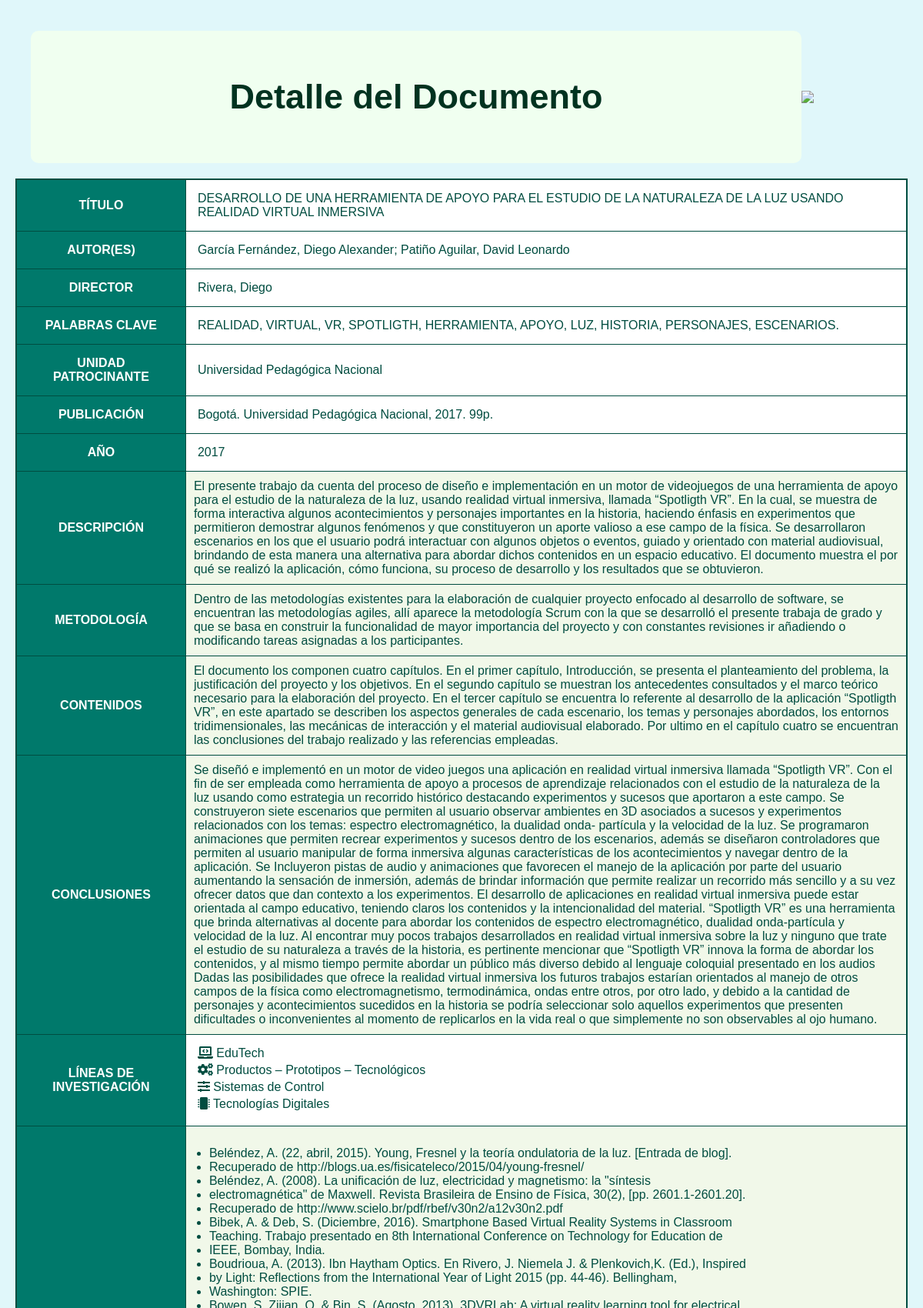
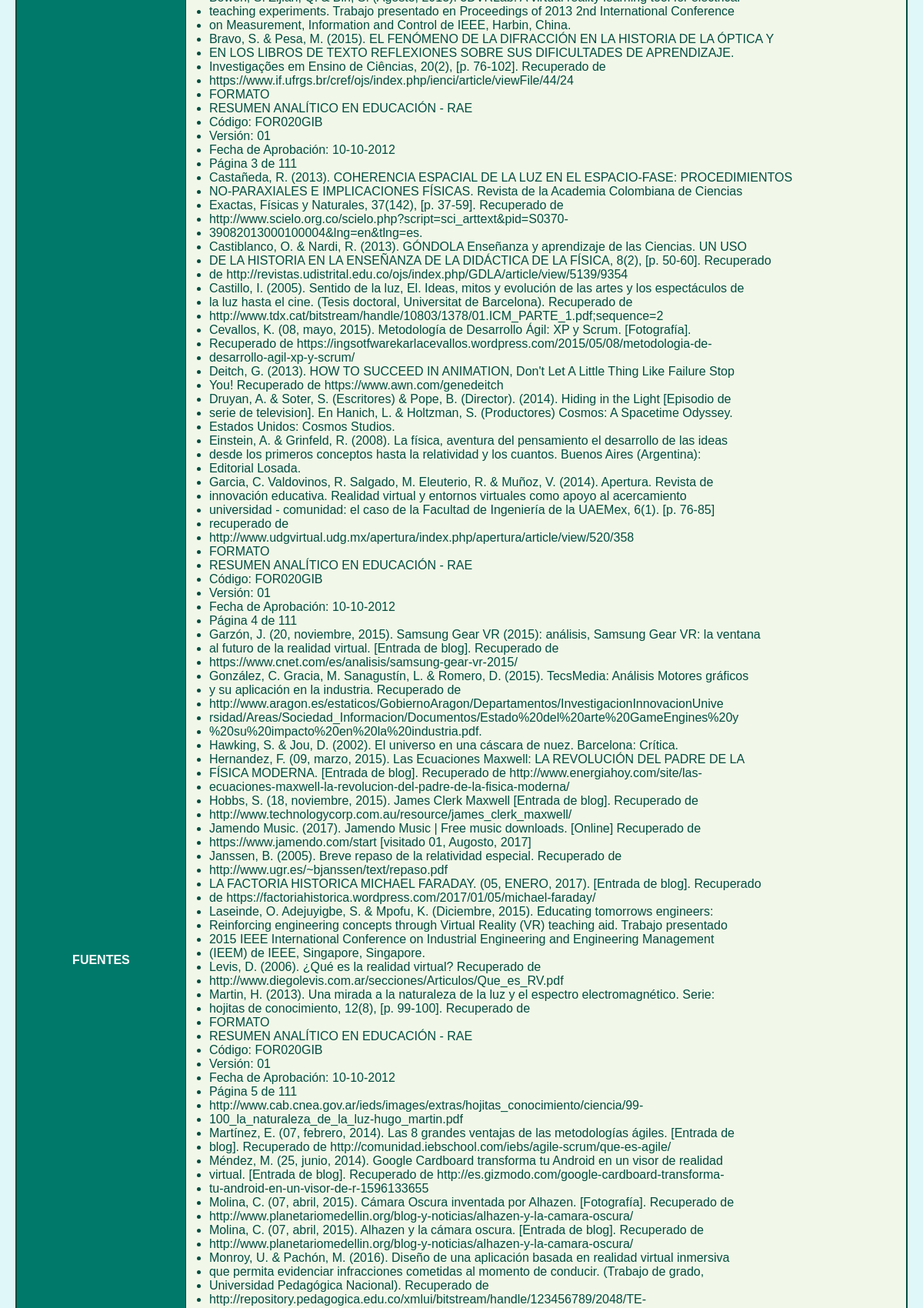
Page /documento/detalle/156/ (signed in, upper part) on the committed database (2 pictures, top to bottom).
### repositorio/models.py (models this page shows, shortened)
class Documento(models.Model):
    CATEGORIAS = [
        ('electronica', 'Electrónica'),
        ('diseno', 'Diseño Tecnológico'),
        ('tecnologia', 'Tecnología'),
    ]
    titulo = models.CharField(max_length=255, blank=True, null=True)
    autor = models.CharField(max_length=255, blank=True, null=True)
    director = models.CharField(max_length=255, blank=True, null=True)
    palabras_clave = models.CharField(max_length=255, blank=True, null=True)
    unidad_patrocinante = models.CharField(max_length=255, blank=True, null=True)
    publicacion = models.CharField(max_length=255, blank=True, null=True)
    descripcion = models.TextField(blank=True, null=True)
    metodologia = models.TextField(blank=True, null=True)
    contenidos = models.TextField(blank=True, null=True)
    conclusiones = models.TextField(blank=True, null=True)
    fuentes = models.TextField(blank=True, null=True)
    enlace = models.URLField(blank=True, null=True)
    archivo = models.FileField(upload_to='documentos/', max_length=255, blank=True, null=True)
    año = models.CharField(max_length=4, blank=True, null=True)
    categoria = models.CharField(max_length=50, choices=CATEGORIAS, default='electronica')
    lineas_investigacion = models.ManyToManyField(LineaInvestigacion, blank=True)

class LineaInvestigacion(models.Model):
    nombre = models.CharField(max_length=100)

### repositorio/views.py (the view)
# urls.py: path('documento/detalle/<int:pk>/', DocumentoDetailView.as_view(), name='documento_detalle'),
class DocumentoDetailView(DetailView):
    model = Documento
    template_name = 'documento_detalle.html'

### repositorio/templates/documento_detalle.html (shortened to what this page needs)
{% extends 'base.html' %}
{% load static %}
{% block content %}
<link rel="stylesheet" href="https://cdnjs.cloudflare.com/ajax/libs/font-awesome/5.15.4/css/all.min.css">
<div class="header">
  <h1 class="titulo-marca-agua">Detalle del Documento</h1>
  <img src="https://www.upn.edu.co/wp-content/uploads/2023/07/Logo-blanco-fondo-azul-UPN.jpg">
</div>
<table>
  <tr>
     <tr>
        <th>TÍTULO</th>
        <td>{{ object.titulo|default:"No disponible" }}</td>
      </tr>
      <tr>
        <th>AUTOR(ES)</th>
        <td>{{ object.autor|default:"No disponible" }}</td>
      </tr>
      <tr>
        <th>DIRECTOR</th>
        <td>{{ object.director|default:"No registrado" }}</td>
      </tr>
      <tr>
        <th>PALABRAS CLAVE</th>
        <td>{{ object.palabras_clave|default:"No disponibles" }}</td>
      </tr>
      <tr>
        <th>UNIDAD PATROCINANTE</th>
        <td>{{ object.unidad_patrocinante|default:"No disponible" }}</td>
      </tr>
      <tr>
        <th>PUBLICACIÓN</th>
        <td>{{ object.publicacion|default:"No disponible" }}</td>
      </tr>
      <tr>
          <th>AÑO</th>
          <td>{{ object.año|default:"No disponible" }}</td>
        </tr>
      <tr>
        <th>DESCRIPCIÓN</th>
        <td class="content-box">{{ object.descripcion|default:"No disponible" }}</td>
      </tr>
      <tr>
        <th>METODOLOGÍA</th>
        <td class="content-box">{{ object.metodologia|default:"No disponible" }}</td>
      </tr>
      <tr>
        <th>CONTENIDOS</th>
        <td class="content-box">{{ object.contenidos|default:"No disponible" }}</td>
      </tr>
      <tr>
        <th>CONCLUSIONES</th>
        <td class="content-box">{{ object.conclusiones|default:"No disponible" }}</td>
      </tr>
       <tr>
          <th>LÍNEAS DE INVESTIGACIÓN</th>
          <td>
            {% if object.lineas_investigacion.exists %}
              <div class="research-lines">
                  {% for linea in object.lineas_investigacion.all %}
                    <div style="margin-bottom: 4px;">
                      {% if linea.nombre == "Análisis Técnica" %}
                        <i class="fas fa-chart-line" title="{{ linea.nombre }}"></i> {{ linea.nombre }}
                      {% elif linea.nombre == "EduTech" %}
                        <i class="fas fa-laptop-code" title="{{ linea.nombre }}"></i> {{ linea.nombre }}
                      {% elif linea.nombre == "Experiencias ETIAE/MTIAE" %}
                        <i class="fas fa-users" title="{{ linea.nombre }}"></i> {{ linea.nombre }}
                      {% elif linea.nombre == "Productos – Prototipos – Tecnológicos" %}
                        <i class="fas fa-cogs" title="{{ linea.nombre }}"></i> {{ linea.nombre }}
                      {% elif linea.nombre == "Sistemas de Control" %}
                        <i class="fas fa-sliders-h" title="{{ linea.nombre }}"></i> {{ linea.nombre }}
                      {% elif linea.nombre == "Tecnologías Digitales" %}
                        <i class="fas fa-microchip" title="{{ linea.nombre }}"></i> {{ linea.nombre }}
                      {% elif linea.nombre == "Diseño de Prototipos" %}
                        <i class="fas fa-laptop-code" title="{{ linea.nombre }}"></i> {{ linea.nombre }}
                      {% elif linea.nombre == "Educación en y con tecnología" %}
                        <i class="fas fa-users" title="{{ linea.nombre }}"></i> {{ linea.nombre }}
                      {% elif linea.nombre == "Herramientas Digitales" %}
                        <i class="fas fa-sliders-h" title="{{ linea.nombre }}"></i> {{ linea.nombre }}
                      {% elif linea.nombre == "Monografías" %}
                        <i class="fas fa-microchip" title="{{ linea.nombre }}"></i> {{ linea.nombre }}
                      {% elif linea.nombre == "Propuesta Disciplinar" %}
                        <i class="fas fa-microchip" title="{{ linea.nombre }}"></i> {{ linea.nombre }}
                      {% else %}
                        <i class="fas fa-tag" title="{{ linea.nombre }}"></i> {{ linea.nombre }}
                      {% endif %}
                    </div>
                  {% endfor %}
                </div>
            {% else %}
              No clasificado
            {% endif %}
          </td>
        </tr>
      <tr>
        <th>FUENTES</th>
        <td class="content-box">
            {% if object.fuentes %}
                <ul>
                    {% for fuente in object.fuentes.splitlines %}
                        <li>{{ fuente }}</li>
                    {% endfor %}
                </ul>
            {% else %}
                No disponible
            {% endif %}
        </td>
      </tr>
     </tr>
  </table>
  {% endblock %}

### repositorio/templates/base.html (style rules this page uses)
body { margin: 0; font-family: Arial, sans-serif; background-color: #e0f7fa; padding-bottom: 70px; }

### repositorio/templates/documento_detalle.html (style rules this page uses)
body { background-color: #e0f7fa; font-family: Arial, sans-serif; }
.header { display: flex; justify-content: space-between; align-items: center; padding: 20px; color: white ; }
.header h1 { margin: 0; color: #013220; font-size: 45px; }
.header img { width: 150px; height: auto; }
table { width: 100%; border: 2px solid #004d40; border-collapse: collapse; background-color: white; }
th, td { border: 1px solid #004d40; padding: 15px; text-align: left; }
th { background-color: #00796b; color: white; text-align: center; }
td { color: #004d40; word-wrap: break-word; overflow-wrap: break-word; white-space: normal; max-width: 1000px; }
td ul { list-style-type: disc; padding-left: 20px; text-align: left; display: block; }
.content-box { background-color: #f1f8e9; padding: 10px; border-radius: 5px; }
.titulo-marca-agua { position: relative; display: inline-block; color: #013220; font-size: 45px; text-align: center; padding: 60px; background-color: #f0fff0; border-radius: 10px; width: 100%; font-weight: bold; z-index: 2; }
.titulo-marca-agua::before { content: ""; position: absolute; top: 50%; left: 15%; transform: translate(-50%, -50%); background: url("https://cienciaytecnologia.upn.edu.co/wp-content/uploads/2023/04/DTE-11.png") no-repeat center; background-size: 350px 150px; width: 100%; height: 100%; opacity: 0.2; z-index: -1; }

### rows in the picture
Documento: titulo "DESARROLLO DE UNA HERRAMIENTA DE APOYO PARA EL ESTUDIO DE LA NATURALEZA DE LA LUZ USANDO REALIDAD VIRTUAL INMERSIVA", autor "García Fernández, Diego Alexander; Patiño Aguilar, David Leonardo", director "Rivera, Diego", palabras_clave "REALIDAD, VIRTUAL, VR, SPOTLIGTH, HERRAMIENTA, APOYO, LUZ, HISTORIA, PERSONAJES, ESCENARIOS.", unidad_patrocinante "Universidad Pedagógica Nacional", publicacion "Bogotá. Universidad Pedagógica Nacional, 2017. 99p.", año "2017", descripcion "El presente trabajo da cuenta del proceso de diseño e implementación en un motor de videojuegos de una herramienta de apoyo para el estudio de la naturaleza de la luz, usando realidad virtual inmersiva, llamada “Spotligth VR”. En la cual, se muestra de forma interactiva algunos acontecimientos y personajes importantes en la historia, haciendo énfasis en experimentos que permitieron demostrar algunos fenómenos y que constituyeron un aporte valioso a ese campo de la física. Se desarrollaron escenarios en los que el usuario podrá interactuar con algunos objetos o eventos, guiado y orientado con material audiovisual, brindando de esta manera una alternativa para abordar dichos contenidos en un…", metodologia "Dentro de las metodologías existentes para la elaboración de cualquier proyecto enfocado al desarrollo de software, se encuentran las metodologías agiles, allí aparece la metodología Scrum con la que se desarrolló el presente trabaja de grado y que se basa en construir la funcionalidad de mayor importancia del proyecto y con constantes revisiones ir añadiendo o modificando tareas asignadas a los participantes.", contenidos "El documento los componen cuatro capítulos. En el primer capítulo, Introducción, se presenta el planteamiento del problema, la justificación del proyecto y los objetivos. En el segundo capítulo se muestran los antecedentes consultados y el marco teórico necesario para la elaboración del proyecto. En el tercer capítulo se encuentra lo referente al desarrollo de la aplicación “Spotligth VR”, en este apartado se describen los aspectos generales de cada escenario, los temas y personajes abordados, los entornos tridimensionales, las mecánicas de interacción y el material audiovisual elaborado. Por ultimo en el capítulo cuatro se encuentran las conclusiones del trabajo realizado y las referencias…", conclusiones "Se diseñó e implementó en un motor de video juegos una aplicación en realidad virtual inmersiva llamada “Spotligth VR”. Con el fin de ser empleada como herramienta de apoyo a procesos de aprendizaje relacionados con el estudio de la naturaleza de la luz usando como estrategia un recorrido histórico destacando experimentos y sucesos que aportaron a este campo. Se construyeron siete escenarios que permiten al usuario observar ambientes en 3D asociados a sucesos y experimentos relacionados con los temas: espectro electromagnético, la dualidad onda- partícula y la velocidad de la luz. Se programaron animaciones que permiten recrear experimentos y sucesos dentro de los escenarios, además se…"
LineaInvestigacion: nombre "EduTech"
LineaInvestigacion: nombre "Productos – Prototipos – Tecnológicos"
LineaInvestigacion: nombre "Sistemas de Control"
LineaInvestigacion: nombre "Tecnologías Digitales"

### other values in the picture
{{ fuente }} "Beléndez, A. (22, abril, 2015). Young, Fresnel y la teoría ondulatoria de la luz. [Entrada de blog]." "Recuperado de http://blogs.ua.es/fisicateleco/2015/04/young-fresnel/" "Beléndez, A. (2008). La unificación de luz, electricidad y magnetismo: la \"síntesis" "electromagnética\" de Maxwell. Revista Brasileira de Ensino de Física, 30(2), [pp. 2601.1-2601.20]." "Recuperado de http://www.scielo.br/pdf/rbef/v30n2/a12v30n2.pdf" "Bibek, A. & Deb, S. (Diciembre, 2016). Smartphone Based Virtual Reality Systems in Classroom" "Teaching. Trabajo presentado en 8th International Conference on Technology for Education de" "IEEE, Bombay, India." "Boudrioua, A. (2013). Ibn Haytham Optics. En Rivero, J. Niemela J. & Plenkovich,K. (Ed.), Inspired" "by Light: Reflections from the International Year of Light 2015 (pp. 44-46). Bellingham," "Washington: SPIE." "Bowen, S. Zijian, Q. & Bin, S. (Agosto, 2013). 3DVRLab: A virtual reality learning tool for electrical" "teaching experiments. Trabajo presentado en Proceedings of 2013 2nd International Conference" "on Measurement, Information and Control de IEEE, Harbin, China." "Bravo, S. & Pesa, M. (2015). EL FENÓMENO DE LA DIFRACCIÓN EN LA HISTORIA DE LA ÓPTICA Y" "EN LOS LIBROS DE TEXTO REFLEXIONES SOBRE SUS DIFICULTADES DE APRENDIZAJE." "Investigações em Ensino de Ciências, 20(2), [p. 76-102]. Recuperado de" "https://www.if.ufrgs.br/cref/ojs/index.php/ienci/article/viewFile/44/24" "FORMATO" "RESUMEN ANALÍTICO EN EDUCACIÓN - RAE" "Código: FOR020GIB" "Versión: 01" "Fecha de Aprobación: 10-10-2012" "Página 3 de 111" "Castañeda, R. (2013). COHERENCIA ESPACIAL DE LA LUZ EN EL ESPACIO-FASE: PROCEDIMIENTOS" "NO-PARAXIALES E IMPLICACIONES FÍSICAS. Revista de la Academia Colombiana de Ciencias" "Exactas, Físicas y Naturales, 37(142), [p. 37-59]. Recuperado de" "http://www.scielo.org.co/scielo.php?script=sci_arttext&pid=S0370-" "39082013000100004&lng=en&tlng=es." "Castiblanco, O. & Nardi, R. (2013). GÓNDOLA Enseñanza y aprendizaje de las Ciencias. UN USO" "DE LA HISTORIA EN LA ENSEÑANZA DE LA DIDÁCTICA DE LA FÍSICA, 8(2), [p. 50-60]. Recuperado" "de http://revistas.udistrital.edu.co/ojs/index.php/GDLA/article/view/5139/9354" "Castillo, I. (2005). Sentido de la luz, El. Ideas, mitos y evolución de las artes y los espectáculos de" "la luz hasta el cine. (Tesis doctoral, Universitat de Barcelona). Recuperado de" "http://www.tdx.cat/bitstream/handle/10803/1378/01.ICM_PARTE_1.pdf;sequence=2" "Cevallos, K. (08, mayo, 2015). Metodología de Desarrollo Ágil: XP y Scrum. [Fotografía]." "Recuperado de https://ingsotfwarekarlacevallos.wordpress.com/2015/05/08/metodologia-de-" "desarrollo-agil-xp-y-scrum/" "Deitch, G. (2013). HOW TO SUCCEED IN ANIMATION, Don't Let A Little Thing Like Failure Stop" "You! Recuperado de https://www.awn.com/genedeitch" "Druyan, A. & Soter, S. (Escritores) & Pope, B. (Director). (2014). Hiding in the Light [Episodio de" "serie de television]. En Hanich, L. & Holtzman, S. (Productores) Cosmos: A Spacetime Odyssey." "Estados Unidos: Cosmos Studios." "Einstein, A. & Grinfeld, R. (2008). La física, aventura del pensamiento el desarrollo de las ideas" "desde los primeros conceptos hasta la relatividad y los cuantos. Buenos Aires (Argentina):" "Editorial Losada." "Garcia, C. Valdovinos, R. Salgado, M. Eleuterio, R. & Muñoz, V. (2014). Apertura. Revista de" "innovación educativa. Realidad virtual y entornos virtuales como apoyo al acercamiento" "universidad - comunidad: el caso de la Facultad de Ingeniería de la UAEMex, 6(1). [p. 76-85]" "recuperado de" "http://www.udgvirtual.udg.mx/apertura/index.php/apertura/article/view/520/358" "FORMATO" "RESUMEN ANALÍTICO EN EDUCACIÓN - RAE" "Código: FOR020GIB" "Versión: 01" "Fecha de Aprobación: 10-10-2012" "Página 4 de 111" "Garzón, J. (20, noviembre, 2015). Samsung Gear VR (2015): análisis, Samsung Gear VR: la ventana" "al futuro de la realidad virtual. [Entrada de blog]. Recuperado de" "https://www.cnet.com/es/analisis/samsung-gear-vr-2015/" "González, C. Gracia, M. Sanagustín, L. & Romero, D. (2015). TecsMedia: Análisis Motores gráficos" "y su aplicación en la industria. Recuperado de" "http://www.aragon.es/estaticos/GobiernoAragon/Departamentos/InvestigacionInnovacionUnive" "rsidad/Areas/Sociedad_Informacion/Documentos/Estado%20del%20arte%20GameEngines%20y" "%20su%20impacto%20en%20la%20industria.pdf." "Hawking, S. & Jou, D. (2002). El universo en una cáscara de nuez. Barcelona: Crítica." "Hernandez, F. (09, marzo, 2015). Las Ecuaciones Maxwell: LA REVOLUCIÓN DEL PADRE DE LA" "FÍSICA MODERNA. [Entrada de blog]. Recuperado de http://www.energiahoy.com/site/las-" "ecuaciones-maxwell-la-revolucion-del-padre-de-la-fisica-moderna/" "Hobbs, S. (18, noviembre, 2015). James Clerk Maxwell [Entrada de blog]. Recuperado de" "http://www.technologycorp.com.au/resource/james_clerk_maxwell/" "Jamendo Music. (2017). Jamendo Music | Free music downloads. [Online] Recuperado de" "https://www.jamendo.com/start [visitado 01, Augosto, 2017]" "Janssen, B. (2005). Breve repaso de la relatividad especial. Recuperado de" "http://www.ugr.es/~bjanssen/text/repaso.pdf" "LA FACTORIA HISTORICA MICHAEL FARADAY. (05, ENERO, 2017). [Entrada de blog]. Recuperado" "de https://factoriahistorica.wordpress.com/2017/01/05/michael-faraday/" "Laseinde, O. Adejuyigbe, S. & Mpofu, K. (Diciembre, 2015). Educating tomorrows engineers:" "Reinforcing engineering concepts through Virtual Reality (VR) teaching aid. Trabajo presentado" "2015 IEEE International Conference on Industrial Engineering and Engineering Management" "(IEEM) de IEEE, Singapore, Singapore." "Levis, D. (2006). ¿Qué es la realidad virtual? Recuperado de" "http://www.diegolevis.com.ar/secciones/Articulos/Que_es_RV.pdf" "Martin, H. (2013). Una mirada a la naturaleza de la luz y el espectro electromagnético. Serie:" "hojitas de conocimiento, 12(8), [p. 99-100]. Recuperado de" "FORMATO" "RESUMEN ANALÍTICO EN EDUCACIÓN - RAE" "Código: FOR020GIB" "Versión: 01" "Fecha de Aprobación: 10-10-2012" "Página 5 de 111" "http://www.cab.cnea.gov.ar/ieds/images/extras/hojitas_conocimiento/ciencia/99-" "100_la_naturaleza_de_la_luz-hugo_martin.pdf" "Martínez, E. (07, febrero, 2014). Las 8 grandes ventajas de las metodologías ágiles. [Entrada de" "blog]. Recuperado de http://comunidad.iebschool.com/iebs/agile-scrum/que-es-agile/" "Méndez, M. (25, junio, 2014). Google Cardboard transforma tu Android en un visor de realidad" "virtual. [Entrada de blog]. Recuperado de http://es.gizmodo.com/google-cardboard-transforma-" "tu-android-en-un-visor-de-r-1596133655" "Molina, C. (07, abril, 2015). Cámara Oscura inventada por Alhazen. [Fotografía]. Recuperado de" "http://www.planetariomedellin.org/blog-y-noticias/alhazen-y-la-camara-oscura/" "Molina, C. (07, abril, 2015). Alhazen y la cámara oscura. [Entrada de blog]. Recuperado de" "http://www.planetariomedellin.org/blog-y-noticias/alhazen-y-la-camara-oscura/" "Monroy, U. & Pachón, M. (2016). Diseño de una aplicación basada en realidad virtual inmersiva" "que permita evidenciar infracciones cometidas al momento de conducir. (Trabajo de grado," "Universidad Pedagógica Nacional). Recuperado de" "http://repository.pedagogica.edu.co/xmlui/bitstream/handle/123456789/2048/TE-"
